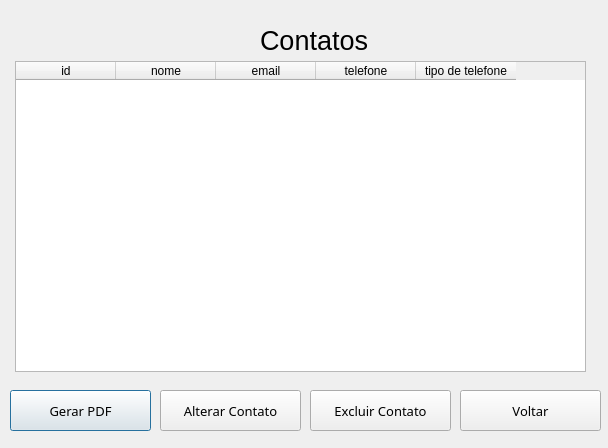
<?xml version="1.0" encoding="UTF-8"?>
<ui version="4.0">
 <class>Dialog</class>
 <widget class="QDialog" name="Dialog">
  <property name="geometry">
   <rect>
    <x>0</x>
    <y>0</y>
    <width>608</width>
    <height>448</height>
   </rect>
  </property>
  <property name="windowTitle">
   <string>Dialog</string>
  </property>
  <widget class="QPushButton" name="btnGeraPdf">
   <property name="geometry">
    <rect>
     <x>10</x>
     <y>390</y>
     <width>141</width>
     <height>41</height>
    </rect>
   </property>
   <property name="font">
    <font>
     <family>Rockwell</family>
     <pointsize>10</pointsize>
    </font>
   </property>
   <property name="text">
    <string>Gerar PDF</string>
   </property>
  </widget>
  <widget class="QPushButton" name="btnAlterarContato">
   <property name="geometry">
    <rect>
     <x>160</x>
     <y>390</y>
     <width>141</width>
     <height>41</height>
    </rect>
   </property>
   <property name="font">
    <font>
     <family>Rockwell</family>
     <pointsize>10</pointsize>
    </font>
   </property>
   <property name="text">
    <string>Alterar Contato</string>
   </property>
  </widget>
  <widget class="QPushButton" name="btnExcluirContato">
   <property name="geometry">
    <rect>
     <x>310</x>
     <y>390</y>
     <width>141</width>
     <height>41</height>
    </rect>
   </property>
   <property name="font">
    <font>
     <family>Rockwell</family>
     <pointsize>10</pointsize>
    </font>
   </property>
   <property name="text">
    <string>Excluir Contato</string>
   </property>
  </widget>
  <widget class="QPushButton" name="btnVoltar">
   <property name="geometry">
    <rect>
     <x>460</x>
     <y>390</y>
     <width>141</width>
     <height>41</height>
    </rect>
   </property>
   <property name="font">
    <font>
     <family>Rockwell</family>
     <pointsize>10</pointsize>
    </font>
   </property>
   <property name="text">
    <string>Voltar</string>
   </property>
  </widget>
  <widget class="QLabel" name="label">
   <property name="geometry">
    <rect>
     <x>260</x>
     <y>20</y>
     <width>151</width>
     <height>41</height>
    </rect>
   </property>
   <property name="font">
    <font>
     <pointsize>20</pointsize>
    </font>
   </property>
   <property name="contextMenuPolicy">
    <enum>Qt::NoContextMenu</enum>
   </property>
   <property name="text">
    <string>Contatos</string>
   </property>
  </widget>
  <widget class="QTableWidget" name="tabelaContatos">
   <property name="geometry">
    <rect>
     <x>15</x>
     <y>61</y>
     <width>571</width>
     <height>311</height>
    </rect>
   </property>
   <attribute name="verticalHeaderVisible">
    <bool>false</bool>
   </attribute>
   <column>
    <property name="text">
     <string>id</string>
    </property>
   </column>
   <column>
    <property name="text">
     <string>nome</string>
    </property>
   </column>
   <column>
    <property name="text">
     <string>email</string>
    </property>
   </column>
   <column>
    <property name="text">
     <string>telefone</string>
    </property>
   </column>
   <column>
    <property name="text">
     <string>tipo de telefone</string>
    </property>
   </column>
  </widget>
 </widget>
 <resources/>
 <connections/>
</ui>
